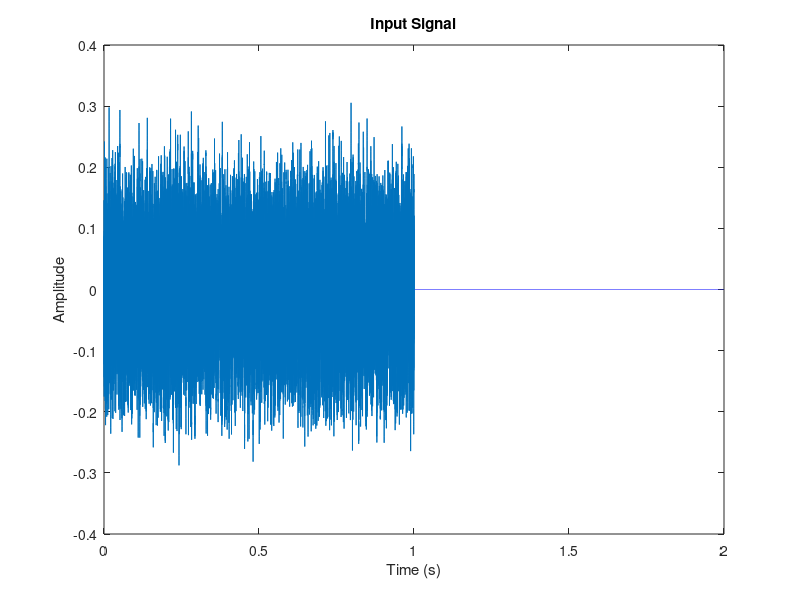
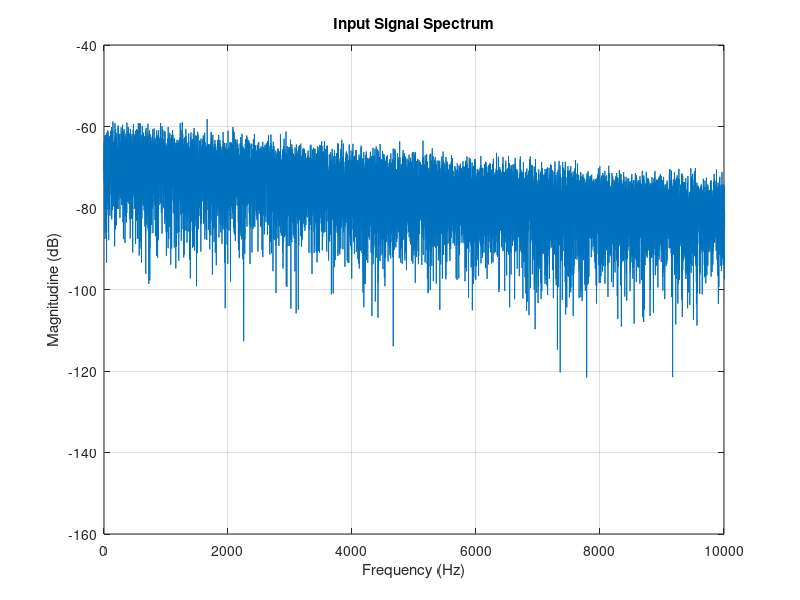
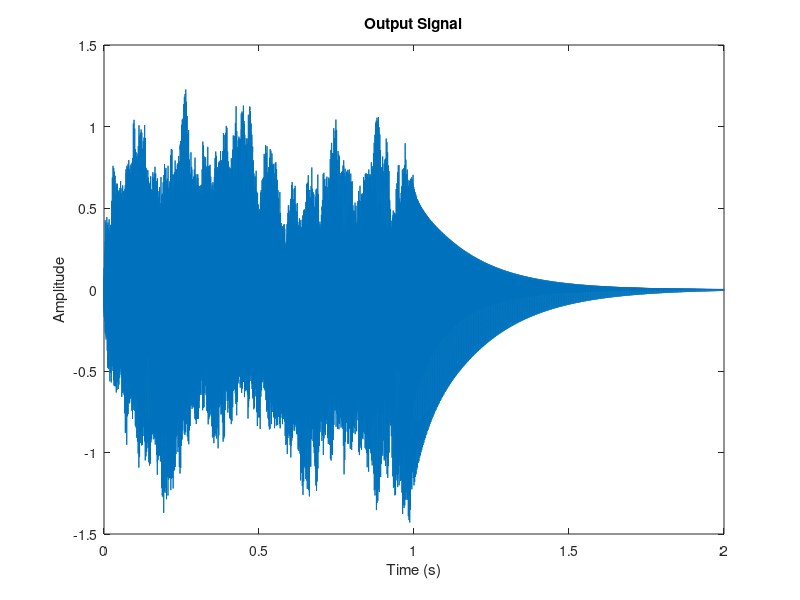
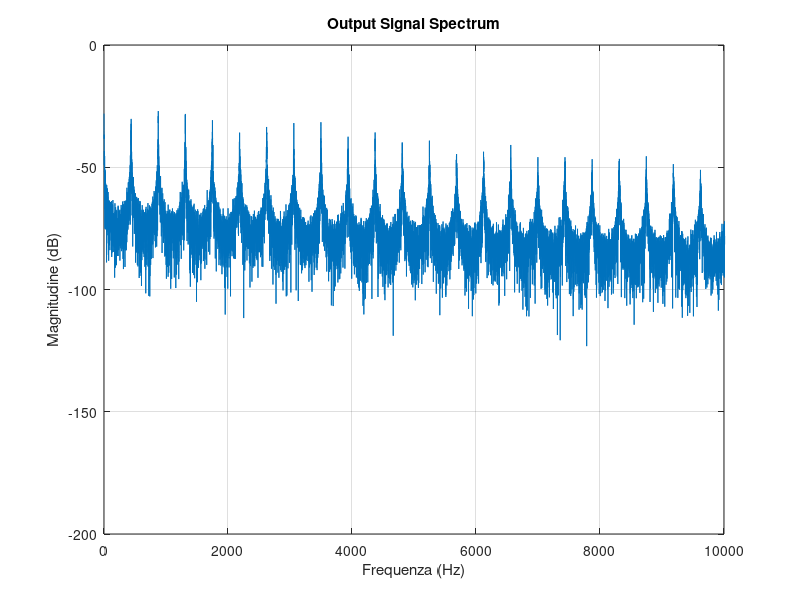

Recreate these plots in MATLAB, in order.
function [frequencies, magnitude] = karplusStrong()
    fs = 96000;        
    f0 = 440; 
    g = 0.99;
    
    y = ks_lpcomb(f0, g, fs);
    t = 0:1/fs:(length(y)-1)/fs;
    
    % Plot
    fig = figure;
    plot(t, y)
    title('Output Signal');
    xlabel('Time (s)');
    ylabel('Amplitude');
    exportgraphics(fig, 'Plots\OutputSig.png', 'Resolution', 300);
    
    % Play Output
    sound(y, fs);
    audiowrite("Sounds\KarplusStrong Output.wav", y, fs);


    N = length(y);
    Y = fft(y);
    magnitude = abs(Y) / N; 
    magnitude = magnitude(1:N/2+1); 
    
    % Frequencies
    frequencies = (0:N/2) * (fs / N);
    
    % Plot
    fig = figure;
    plot(frequencies, 20*log10(magnitude)); % Magnitudine in dB
    title('Output Signal Spectrum');
    xlabel('Frequenza (Hz)');
    xlim([0 10000]);
    ylabel('Magnitudine (dB)');
    grid on;
    exportgraphics(fig, 'Plots\OutputMag.png', 'Resolution', 300);
    
    assignin('base', 'y_ks', y );
    assignin('base', 't_ks', t );
end

function y = ks_lpcomb(f0, g, fs)
    % Compute delay length in samples (integer delay)
    % Approx pitch: f0 ≈ fs/m
    m = round(fs/f0);  % legnth of delay line
    disp("m = " + m);
    disp("Actual delay(fs/f0) = " + fs/f0 );

    % Initialize delay line object (struct with buffer + input/output samples)
    d = dline_init(m); % create the delay line object

    % Create excitation: random noise (pluck) (random)
    % rand in [0,1] -> scale to [-1,1] -> then halve amplitude
    x = (rand(1, fs)*2 - 1)/2;

    % low-pass filter of the white noise
    [b, a] = butter(1, 2400/(fs/2));
    x = filter(b, a, x);
    audiowrite("Sounds\KarplusStrong Input.wav", x, fs);

    % Zero-padding
    x = [x zeros(1,fs*1)];
    t1 = 0:1/fs:(length(x)-1)/fs;

    % Plot
    fig = figure;
    plot(t1,x);
    title('Input Signal');
    xlabel('Time (s)');
    ylabel('Amplitude');
    exportgraphics(fig, 'Plots\InputSig.png', 'Resolution', 300);

    Nx = length(x);
    X = fft(x);
    magnitudex = abs(X) / Nx; 
    magnitudex = magnitudex(1:Nx/2+1); 
    
    % frequencies
    frequenciesx = (0:Nx/2) * (fs / Nx);
    
    % Plot
    fig = figure;
    plot(frequenciesx, 20*log10(magnitudex)); % Magnitudine in dB
    title('Input Signal Spectrum');
    xlabel('Frequency (Hz)');
    xlim([0 10000]);
    ylabel('Magnitudine (dB)');
    grid on;
    exportgraphics(fig, 'Plots\InputMag.png', 'Resolution', 300);

    % Allocate output signal
    y = zeros(1, length(x));

    % Store previous loop value for the 2-point averager
    % (implements: y(n) = 0.5*(a(n) + a(n-1)))
    a_past = 0; %initialize auxiliary variable

    for n = 1:length(x)
        a = x(n) + g*d.y;
        y(n) = 0.5*(a + a_past);
        a_past = a;

        d.x = y(n);
        d = dline_compute(d);
    end
end


function f = dline_init(d)
    f.x = 0;
    f.y = 0;
    if(floor(d) == d)
        f.d = d;
    else
        error("Not valid delay")
    end
    f.in = zeros(1,d);
end

function f = dline_compute(f)
f.y = f.in(1);
f.in = [f.in(2:length(f.in)), f.x];
end